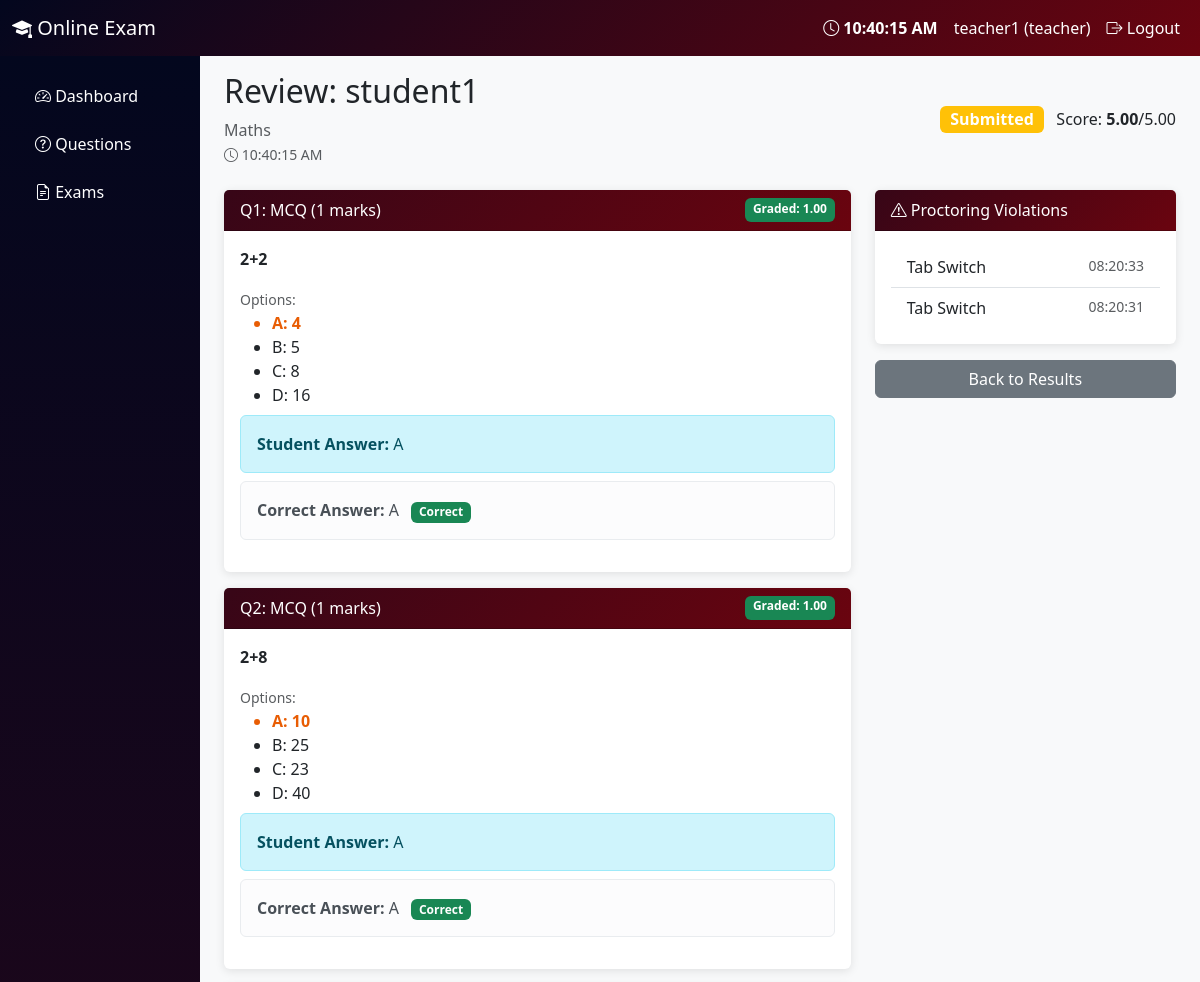
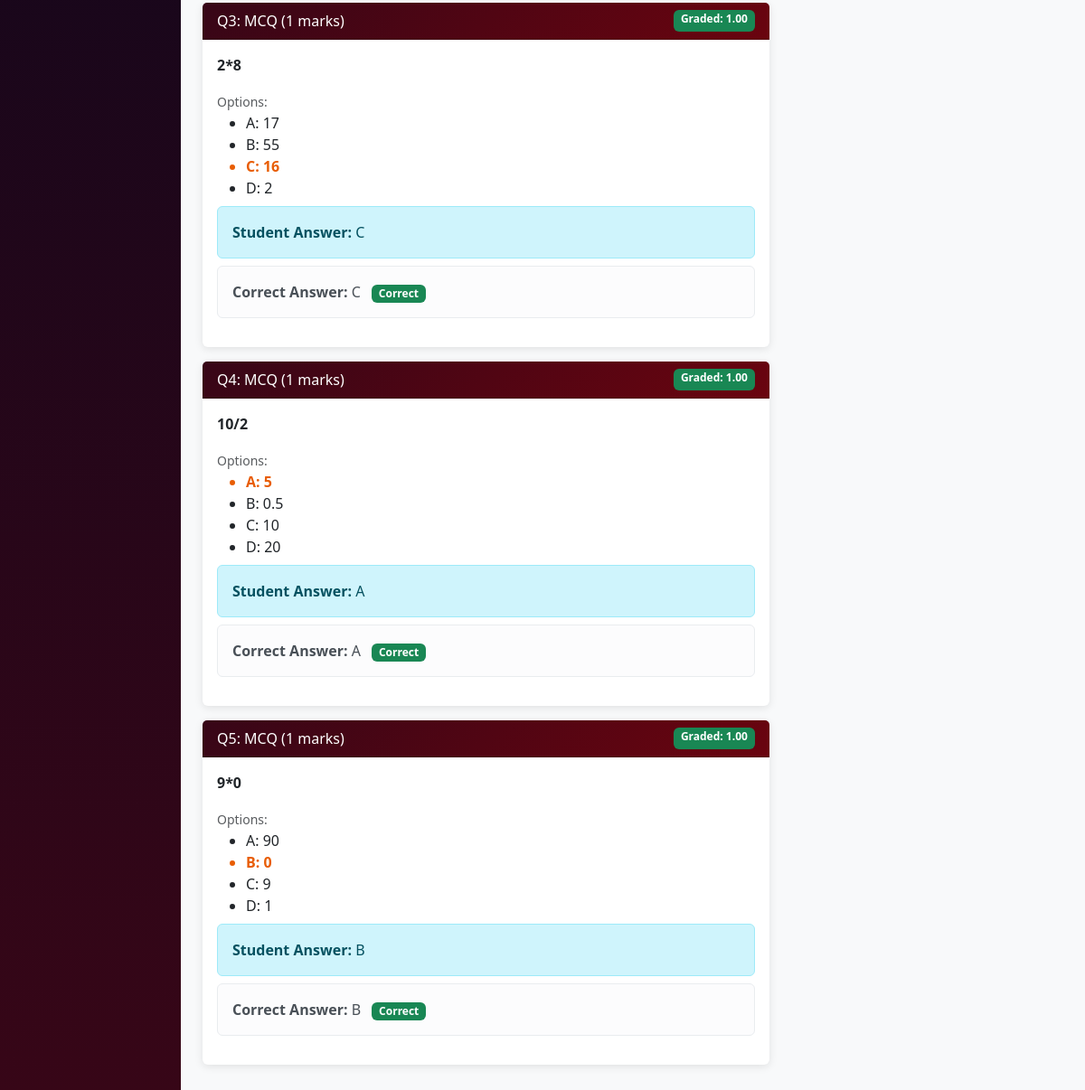
The page /teacher/grade/6/ (signed in) on the database its author committed (2 pictures, top to bottom).
### myapp/models.py (models this page shows, shortened)
class UserProfile(models.Model):
    ROLE_CHOICES = [
        ('teacher', 'Teacher'),
        ('student', 'Student'),
    ]
    user = models.OneToOneField(User, on_delete=models.CASCADE, related_name='profile')
    role = models.CharField(max_length=10, choices=ROLE_CHOICES, default='student')
    created_at = models.DateTimeField(auto_now_add=True)
    @property
    def is_teacher(self):
        return self.role == 'teacher'

class ExamAttempt(models.Model):
    STATUS_CHOICES = [
        ('in_progress', 'In Progress'),
        ('submitted', 'Submitted'),
        ('auto_submitted', 'Auto Submitted'),
        ('graded', 'Graded'),
    ]
    student = models.ForeignKey(User, on_delete=models.CASCADE, related_name='exam_attempts')
    exam = models.ForeignKey(Exam, on_delete=models.CASCADE, related_name='attempts')
    started_at = models.DateTimeField(auto_now_add=True)
    submitted_at = models.DateTimeField(null=True, blank=True)
    status = models.CharField(max_length=20, choices=STATUS_CHOICES, default='in_progress')
    question_order = models.JSONField(default=list)  # Randomized order for this attempt
    total_score = models.DecimalField(max_digits=6, decimal_places=2, null=True, blank=True)
    max_score = models.DecimalField(max_digits=6, decimal_places=2, null=True, blank=True)
    class Meta:
        unique_together = ['student', 'exam']

class Exam(models.Model):
    teacher = models.ForeignKey(User, on_delete=models.CASCADE, related_name='exams')
    title = models.CharField(max_length=200)
    description = models.TextField(blank=True)
    duration_minutes = models.PositiveIntegerField(default=60)
    start_time = models.DateTimeField(null=True, blank=True)
    end_time = models.DateTimeField(null=True, blank=True)
    is_published = models.BooleanField(default=False)
    randomize_questions = models.BooleanField(default=True)
    randomize_options = models.BooleanField(default=True)
    created_at = models.DateTimeField(auto_now_add=True)

class Answer(models.Model):
    attempt = models.ForeignKey(ExamAttempt, on_delete=models.CASCADE, related_name='answers')
    exam_question_id = models.IntegerField()  # References snapshot question
    answer_text = models.TextField(blank=True, null=True)
    is_marked_for_review = models.BooleanField(default=False)
    is_correct = models.BooleanField(null=True, blank=True)
    score = models.DecimalField(max_digits=5, decimal_places=2, null=True, blank=True)
    graded_by = models.ForeignKey(User, on_delete=models.SET_NULL, null=True, blank=True, related_name='graded_answers')
    graded_at = models.DateTimeField(null=True, blank=True)
    updated_at = models.DateTimeField(auto_now=True)
    class Meta:
        unique_together = ['attempt', 'exam_question_id']

class ProctoringLog(models.Model):
    VIOLATION_TYPES = [
        ('tab_switch', 'Tab Switch'),
        ('fullscreen_exit', 'Fullscreen Exit'),
        ('face_not_detected', 'Face Not Detected'),
        ('multiple_faces', 'Multiple Faces Detected'),
        ('copy_attempt', 'Copy Attempt'),
        ('paste_attempt', 'Paste Attempt'),
        ('right_click', 'Right Click Attempt'),
    ]
    attempt = models.ForeignKey(ExamAttempt, on_delete=models.CASCADE, related_name='proctoring_logs')
    violation_type = models.CharField(max_length=30, choices=VIOLATION_TYPES)
    timestamp = models.DateTimeField(auto_now_add=True)
    details = models.TextField(blank=True)
    class Meta:
        ordering = ['-timestamp']

### myapp/views.py (the view)
# urls.py: path('teacher/grade/<int:attempt_id>/', views.teacher_grade_attempt, name='teacher_grade_attempt'),
@login_required
def teacher_grade_attempt(request, attempt_id):
    if not is_teacher(request.user):
        return redirect('student_dashboard')
    attempt = get_object_or_404(ExamAttempt, pk=attempt_id, exam__teacher=request.user)
    snapshot = attempt.exam.published_snapshot.snapshot_data
    answers_with_questions = []
    for q in snapshot['questions']:
        answer = attempt.answers.filter(exam_question_id=q['id']).first()
        if not answer:
            answer = Answer.objects.create(
                attempt=attempt,
                exam_question_id=q['id'],
                answer_text=''
            )
        answers_with_questions.append({
            'question': q,
            'answer': answer,
        })
    violations = ProctoringLog.objects.filter(attempt=attempt)
    return render(request, 'myapp/teacher/grade_attempt.html', {
        'attempt': attempt,
        'answers_with_questions': answers_with_questions,
        'violations': violations,
    })

### myapp/views.py (called while the page is built)
def is_teacher(user):
    return hasattr(user, 'profile') and user.profile.is_teacher

### templates/myapp/teacher/grade_attempt.html (shortened to what this page needs)
{% extends 'myapp/teacher/base.html' %}
{% block content %}
<div class="d-flex justify-content-between align-items-center mb-4">
    <div>
        <h2>Review: {{ attempt.student.username }}</h2>
        <p class="text-muted mb-0">{{ attempt.exam.title }}</p>
        <small class="text-muted"><i class="bi bi-clock"></i> <span id="gradeTime">--:--:--</span></small>
    </div>
    <div>
        <span class="badge {% if attempt.status == 'graded' %}bg-success{% else %}bg-warning{% endif %} fs-6">
            {{ attempt.get_status_display }}
        </span>
        <span class="ms-2">Score: <strong id="totalScore">{{ attempt.total_score|default:"--" }}</strong>/{{ attempt.max_score }}</span>
    </div>
</div>
<div class="row">
    <div class="col-md-8">
        {% for item in answers_with_questions %}
        <div class="card mb-3">
            <div class="card-header d-flex justify-content-between">
                <span>Q{{ forloop.counter }}: {{ item.question.type|upper }} ({{ item.question.marks }} marks)</span>
                {% if item.answer.score is not None %}
                <span class="badge bg-success">Graded: {{ item.answer.score }}</span>
                {% endif %}
            </div>
            <div class="card-body">
                <p><strong>{{ item.question.text }}</strong></p>
                {% if item.question.type == 'mcq' %}
                <div class="mb-2">
                    <small class="text-muted">Options:</small>
                    <ul class="mb-0">
                        <li {% if item.answer.answer_text == 'A' %}class="text-accent fw-bold"{% endif %}>A: {{ item.question.option_a }}</li>
                        <li {% if item.answer.answer_text == 'B' %}class="text-accent fw-bold"{% endif %}>B: {{ item.question.option_b }}</li>
                        <li {% if item.answer.answer_text == 'C' %}class="text-accent fw-bold"{% endif %}>C: {{ item.question.option_c }}</li>
                        <li {% if item.answer.answer_text == 'D' %}class="text-accent fw-bold"{% endif %}>D: {{ item.question.option_d }}</li>
                    </ul>
                </div>
                {% endif %}
                <div class="alert {% if item.answer %}alert-info{% else %}alert-secondary{% endif %} mb-2">
                    <strong>Student Answer:</strong> {{ item.answer.answer_text|default:"No answer" }}
                </div>
                {% if item.question.type in 'mcq,truefalse' %}
                <div class="alert alert-light">
                    <strong>Correct Answer:</strong> {{ item.question.correct_answer }}
                    {% if item.answer.is_correct %}
                    <span class="badge bg-success ms-2">Correct</span>
                    {% elif item.answer %}
                    <span class="badge bg-danger ms-2">Incorrect</span>
                    {% endif %}
                </div>
                {% endif %}
            </div>
        </div>
        {% endfor %}
    </div>
    <div class="col-md-4">
        <div class="card mb-3">
            <div class="card-header"><i class="bi bi-exclamation-triangle"></i> Proctoring Violations</div>
            <div class="card-body">
                {% if violations %}
                <ul class="list-group list-group-flush">
                    {% for v in violations %}
                    <li class="list-group-item d-flex justify-content-between">
                        <span>{{ v.get_violation_type_display }}</span>
                        <small class="text-muted">{{ v.timestamp|date:"H:i:s" }}</small>
                    </li>
                    {% endfor %}
                </ul>
                {% else %}
                <p class="text-muted mb-0">No violations recorded.</p>
                {% endif %}
            </div>
        </div>
        <a href="{% url 'teacher_exam_results' attempt.exam.pk %}" class="btn btn-secondary w-100">Back to Results</a>
    </div>
</div>
{% endblock %}

### templates/base.html (shortened to what this page needs)
<!DOCTYPE html>
<html lang="en">
<head>
    <link href="https://cdn.jsdelivr.net/npm/bootstrap@5.3.0/dist/css/bootstrap.min.css" rel="stylesheet">
    <link href="https://cdn.jsdelivr.net/npm/bootstrap-icons@1.10.0/font/bootstrap-icons.css" rel="stylesheet">
</head>
<body>
    {% block body %}
    <nav class="navbar navbar-expand-lg navbar-dark">
        <div class="container-fluid">
            <a class="navbar-brand" href="{% url 'dashboard_redirect' %}">
                <i class="bi bi-mortarboard-fill"></i> Online Exam
            </a>
            <div class="navbar-nav ms-auto">
                <span class="nav-link" id="currentTime" style="font-weight: bold; color: var(--color-10);">
                    <i class="bi bi-clock"></i> <span id="timeDisplay">--:--:--</span>
                </span>
                {% if user.is_authenticated %}
                <span class="nav-link">{{ user.username }} ({{ user.profile.role }})</span>
                <a class="nav-link" href="{% url 'logout' %}"><i class="bi bi-box-arrow-right"></i> Logout</a>
                {% endif %}
            </div>
        </div>
    </nav>
    <div class="container-fluid">
        <div class="row">
            {% block sidebar %}{% endblock %}
            <main class="col-md-9 col-lg-10 px-4 py-3">
                {% block content %}{% endblock %}
            </main>
        </div>
    </div>
    {% endblock %}
</body>
</html>

### templates/base.html (style rules this page uses)
:root { --color-1: #03071e; --color-2: #370617; --color-3: #6a040f; --color-4: #9d0208; --color-5: #d00000; --color-6: #dc2f02; --color-7: #e85d04; --color-8: #f48c06; --color-9: #faa307; --color-10: #ffba08; }
body { background-color: #f8f9fa; font-family: 'Segoe UI', sans-serif; }
.navbar { background: linear-gradient(135deg, var(--color-1), var(--color-3)) !important; }
.navbar-brand, .nav-link { color: #fff !important; }
.card { border: none; box-shadow: 0 2px 10px rgba(0,0,0,0.1); }
.card-header { background: linear-gradient(135deg, var(--color-2), var(--color-3)); color: #fff; }
.text-accent { color: var(--color-7); }
a { color: var(--color-6); }

### rows shown on the page
ExamAttempt: student.username "student1", exam "Maths", status "Submitted", total_score "5.00", max_score "5.00"
Answer: question.type "MCQ", question.marks "1", answer.score "1.00", question.text "2+2", question.option_a "4", question.option_b "5", question.option_c "8", question.option_d "16", answer.answer_text "A", question.correct_answer "A", is_correct "Correct"
Answer: question.type "MCQ", question.marks "1", answer.score "1.00", question.text "2+8", question.option_a "10", question.option_b "25", question.option_c "23", question.option_d "40", answer.answer_text "A", question.correct_answer "A", is_correct "Correct"
Answer: question.type "MCQ", question.marks "1", answer.score "1.00", question.text "2*8", question.option_a "17", question.option_b "55", question.option_c "16", question.option_d "2", answer.answer_text "C", question.correct_answer "C", is_correct "Correct"
Answer: question.type "MCQ", question.marks "1", answer.score "1.00", question.text "10/2", question.option_a "5", question.option_b "0.5", question.option_c "10", question.option_d "20", answer.answer_text "A", question.correct_answer "A", is_correct "Correct"
Answer: question.type "MCQ", question.marks "1", answer.score "1.00", question.text "9*0", question.option_a "90", question.option_b "0", question.option_c "9", question.option_d "1", answer.answer_text "B", question.correct_answer "B", is_correct "Correct"
ProctoringLog: violation_type "Tab Switch", timestamp "08:20:33"
ProctoringLog: violation_type "Tab Switch", timestamp "08:20:31"

### other values the page prints
{{ user.username }} "teacher1"
{{ user.profile.role }} "teacher"
